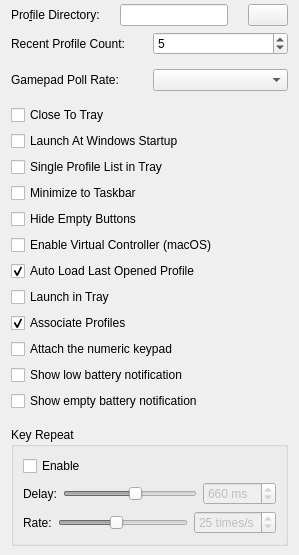
       <widget class="QWidget" name="General">
        <layout class="QVBoxLayout" name="verticalLayout_3">
         <property name="topMargin">
          <number>4</number>
         </property>
         <property name="bottomMargin">
          <number>9</number>
         </property>
         <item>
          <layout class="QHBoxLayout" name="horizontalLayout_3">
           <property name="spacing">
            <number>20</number>
           </property>
           <item>
            <widget class="QLabel" name="label_2">
             <property name="text">
              <string>Pro&amp;file Directory:</string>
             </property>
             <property name="buddy">
              <cstring>profileDefaultDirLineEdit</cstring>
             </property>
            </widget>
           </item>
           <item>
            <widget class="QLineEdit" name="profileDefaultDirLineEdit">
             <property name="toolTip">
              <string>&lt;html&gt;&lt;head/&gt;&lt;body&gt;&lt;p&gt;Specify the default directory that the program should use in file dialogs when loading a profile or saving a new profile.&lt;/p&gt;&lt;/body&gt;&lt;/html&gt;</string>
             </property>
             <property name="maxLength">
              <number>512</number>
             </property>
             <property name="frame">
              <bool>true</bool>
             </property>
             <property name="readOnly">
              <bool>false</bool>
             </property>
            </widget>
           </item>
           <item>
            <widget class="QPushButton" name="profileOpenDirPushButton">
             <property name="text">
              <string/>
             </property>
            </widget>
           </item>
          </layout>
         </item>
         <item>
          <layout class="QHBoxLayout" name="horizontalLayout_4">
           <item>
            <widget class="QLabel" name="label_3">
             <property name="text">
              <string>Recent Profile Count:</string>
             </property>
            </widget>
           </item>
           <item>
            <widget class="QSpinBox" name="numberRecentProfileSpinBox">
             <property name="toolTip">
              <string>&lt;html&gt;&lt;head/&gt;&lt;body&gt;&lt;p&gt;Number of profiles that can be placed in recent profile list. 0 will result in the program not enforcing a limit on the number of profiles displayed.&lt;/p&gt;&lt;/body&gt;&lt;/html&gt;</string>
             </property>
             <property name="maximum">
              <number>100</number>
             </property>
             <property name="value">
              <number>5</number>
             </property>
            </widget>
           </item>
          </layout>
         </item>
         <item>
          <spacer name="verticalSpacer_4">
           <property name="orientation">
            <enum>Qt::Orientation::Vertical</enum>
           </property>
           <property name="sizeType">
            <enum>QSizePolicy::Policy::Fixed</enum>
           </property>
           <property name="sizeHint" stdset="0">
            <size>
             <width>20</width>
             <height>8</height>
            </size>
           </property>
          </spacer>
         </item>
         <item>
          <layout class="QHBoxLayout" name="horizontalLayout_12">
           <property name="bottomMargin">
            <number>8</number>
           </property>
           <item>
            <widget class="QLabel" name="gamepadPollRateLabel">
             <property name="text">
              <string>Gamepad Poll Rate:</string>
             </property>
            </widget>
           </item>
           <item>
            <widget class="QComboBox" name="gamepadPollRateComboBox">
             <property name="toolTip">
              <string>Change the poll rate that the program uses to discover new
events from gamepads. Defaults to 10 ms.

Reducing the poll rate value could cause the application to
use more CPU power so please test the setting that you use
before using AntiMicroX unattended.</string>
             </property>
            </widget>
           </item>
          </layout>
         </item>
         <item>
          <widget class="QCheckBox" name="closeToTrayCheckBox">
           <property name="toolTip">
            <string>Hide main window when the main window close button is
clicked instead of quitting the program.</string>
           </property>
           <property name="text">
            <string>Close To Tray</string>
           </property>
          </widget>
         </item>
         <item>
          <widget class="QCheckBox" name="launchAtWinStartupCheckBox">
           <property name="toolTip">
            <string>Have Windows start AntiMicroX at system startup.</string>
           </property>
           <property name="text">
            <string>Launch At Windows Startup</string>
           </property>
          </widget>
         </item>
         <item>
          <widget class="QCheckBox" name="traySingleProfileListCheckBox">
           <property name="toolTip">
            <string>Display recent profiles for all controllers
as a single list in the tray menu. Defaults
to using sub-menus.</string>
           </property>
           <property name="text">
            <string>Single Profile List in Tray</string>
           </property>
          </widget>
         </item>
         <item>
          <widget class="QCheckBox" name="minimizeTaskbarCheckBox">
           <property name="toolTip">
            <string>Have the program minimize to the taskbar.
By default, the program minimizes to the system
tray if available.</string>
           </property>
           <property name="text">
            <string>Minimize to Taskbar</string>
           </property>
          </widget>
         </item>
        <item>
         <widget class="QCheckBox" name="hideEmptyCheckBox">
           <property name="toolTip">
            <string>This option will cause the program to hide all
buttons that have no slots assigned to them.
The Quick Set dialog window will have to be used
to bring up the edit dialog for gamepad buttons.</string>
           </property>
           <property name="text">
            <string>Hide Empty Buttons</string>
           </property>
         </widget>
        </item>
        <item>
         <widget class="QCheckBox" name="virtualControllerCheckBox">
          <property name="toolTip">
           <string>Expose a virtual HID gamepad using default keyboard bindings. Requires restarting AntiMicroX.</string>
          </property>
          <property name="text">
           <string>Enable Virtual Controller (macOS)</string>
          </property>
         </widget>
        </item>
        <item>
         <widget class="QCheckBox" name="autoLoadPreviousCheckBox">
           <property name="toolTip">
            <string>When the program is launched, open the last
known profile that was opened during the
previous session.</string>
           </property>
           <property name="text">
            <string>Auto Load Last Opened Profile</string>
           </property>
           <property name="checked">
            <bool>true</bool>
           </property>
          </widget>
         </item>
         <item>
          <widget class="QCheckBox" name="launchInTrayCheckBox">
           <property name="toolTip">
            <string>Only show the system tray icon when the program
first launches.</string>
           </property>
           <property name="text">
            <string>Launch in Tray</string>
           </property>
          </widget>
         </item>
         <item>
          <widget class="QCheckBox" name="associateProfilesCheckBox">
           <property name="toolTip">
            <string>Associate .amgp files with AntiMicroX in Windows Explorer.</string>
           </property>
           <property name="text">
            <string>Associate Profiles</string>
           </property>
           <property name="checked">
            <bool>true</bool>
           </property>
          </widget>
         </item>
         <item>
          <widget class="QCheckBox" name="attachNumKeypadCheckbox">
           <property name="toolTip">
            <string>Remember, it won't work if you don't have such keypad connected to computer or if it's not embedded like in desktop PCs</string>
           </property>
           <property name="toolTipDuration">
            <number>-1</number>
           </property>
           <property name="text">
            <string>Attach the numeric keypad</string>
           </property>
          </widget>
         </item>
         <item>
          <widget class="QCheckBox" name="showLowBatteryNotification">
           <property name="text">
            <string>Show low battery notification</string>
           </property>
          </widget>
         </item>
         <item>
          <widget class="QCheckBox" name="showEmptyBatteryNotification">
           <property name="text">
            <string>Show empty battery notification</string>
           </property>
          </widget>
         </item>
         <item>
          <spacer name="verticalSpacer">
           <property name="orientation">
            <enum>Qt::Orientation::Vertical</enum>
           </property>
           <property name="sizeType">
            <enum>QSizePolicy::Policy::Minimum</enum>
           </property>
           <property name="sizeHint" stdset="0">
            <size>
             <width>20</width>
             <height>10</height>
            </size>
           </property>
          </spacer>
         </item>
         <item>
          <widget class="QGroupBox" name="keyRepeatGroupBox">
           <property name="title">
            <string>Key Repeat</string>
           </property>
           <layout class="QVBoxLayout" name="verticalLayout_6">
            <item>
             <widget class="QCheckBox" name="keyRepeatEnableCheckBox">
              <property name="toolTip">
               <string>Active keys will be repeatedly pressed when this
option is enabled.</string>
              </property>
              <property name="text">
               <string>Enable</string>
              </property>
             </widget>
            </item>
            <item>
             <layout class="QHBoxLayout" name="horizontalLayout_8">
              <item>
               <widget class="QLabel" name="label_4">
                <property name="text">
                 <string>Delay:</string>
                </property>
               </widget>
              </item>
              <item>
               <widget class="QSlider" name="keyDelayHorizontalSlider">
                <property name="enabled">
                 <bool>false</bool>
                </property>
                <property name="toolTip">
                 <string>Specifies how much time should elapse before key repeating
begins.</string>
                </property>
                <property name="minimum">
                 <number>250</number>
                </property>
                <property name="maximum">
                 <number>1000</number>
                </property>
                <property name="singleStep">
                 <number>10</number>
                </property>
                <property name="pageStep">
                 <number>100</number>
                </property>
                <property name="value">
                 <number>660</number>
                </property>
                <property name="orientation">
                 <enum>Qt::Orientation::Horizontal</enum>
                </property>
                <property name="tickPosition">
                 <enum>QSlider::TickPosition::NoTicks</enum>
                </property>
               </widget>
              </item>
              <item>
               <widget class="QSpinBox" name="keyDelaySpinBox">
                <property name="enabled">
                 <bool>false</bool>
                </property>
                <property name="suffix">
                 <string> ms</string>
                </property>
                <property name="minimum">
                 <number>250</number>
                </property>
                <property name="maximum">
                 <number>1000</number>
                </property>
                <property name="singleStep">
                 <number>100</number>
                </property>
                <property name="value">
                 <number>660</number>
                </property>
               </widget>
              </item>
             </layout>
            </item>
            <item>
             <layout class="QHBoxLayout" name="horizontalLayout_9">
              <item>
               <widget class="QLabel" name="label_5">
                <property name="text">
                 <string>Rate:</string>
                </property>
               </widget>
              </item>
              <item>
               <widget class="QSlider" name="keyRateHorizontalSlider">
                <property name="enabled">
                 <bool>false</bool>
                </property>
                <property name="toolTip">
                 <string>Specifies how many times key presses will be performed
per seconds.</string>
                </property>
                <property name="minimum">
                 <number>5</number>
                </property>
                <property name="maximum">
                 <number>50</number>
                </property>
                <property name="value">
                 <number>25</number>
                </property>
                <property name="orientation">
                 <enum>Qt::Orientation::Horizontal</enum>
                </property>
                <property name="tickPosition">
                 <enum>QSlider::TickPosition::NoTicks</enum>
                </property>
               </widget>
              </item>
              <item>
               <widget class="QSpinBox" name="keyRateSpinBox">
                <property name="enabled">
                 <bool>false</bool>
                </property>
                <property name="suffix">
                 <string> times/s</string>
                </property>
                <property name="minimum">
                 <number>5</number>
                </property>
                <property name="maximum">
                 <number>50</number>
                </property>
                <property name="value">
                 <number>25</number>
                </property>
               </widget>
              </item>
             </layout>
            </item>
           </layout>
          </widget>
         </item>
        </layout>
       </widget>
